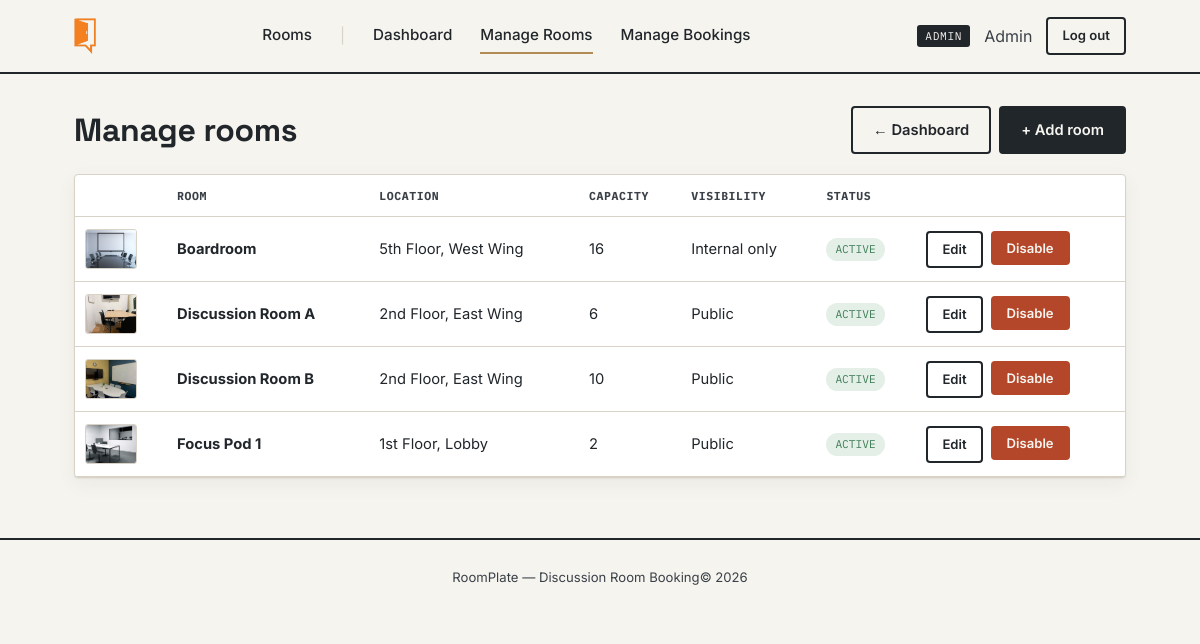
/admin/rooms.php (signed in), run on the app's committed database.
### tables this page shows
CREATE TABLE IF NOT EXISTS rooms (
    id INT AUTO_INCREMENT PRIMARY KEY,
    name VARCHAR(100) NOT NULL,
    location VARCHAR(150) NOT NULL,
    capacity INT NOT NULL DEFAULT 4,
    description TEXT,
    amenities VARCHAR(255),
    image_url VARCHAR(255),
    is_public TINYINT(1) NOT NULL DEFAULT 1,
    is_active TINYINT(1) NOT NULL DEFAULT 1,
    created_at TIMESTAMP DEFAULT CURRENT_TIMESTAMP
);

### includes/functions.php (called while the page is built, shortened)
<?php
function e($str) {
    return htmlspecialchars($str ?? '', ENT_QUOTES, 'UTF-8');
}

### admin/rooms.php (the view, shortened to what this page needs)
<?php
require_once __DIR__ . '/../includes/functions.php';
$rooms = $pdo->query('SELECT * FROM rooms ORDER BY is_active DESC, name')->fetchAll();
include __DIR__ . '/../includes/header.php';
?>
<div class="dash-header">
  <h1 class="mb-0">Manage rooms</h1>
  <div class="flex gap-8">
    <a href="/admin/dashboard.php" class="btn btn-outline">&larr; Dashboard</a>
    <a href="/admin/room_form.php" class="btn">+ Add room</a>
  </div>
</div>
<div class="panel" style="padding:0;">
  <table>
    <thead>
      <tr><th></th><th>Room</th><th>Location</th><th>Capacity</th><th>Visibility</th><th>Status</th><th></th></tr>
    </thead>
    <tbody>
      <?php foreach ($rooms as $r): ?>
        <tr>
          <td>
            <?php if ($r['image_url']): ?>
              <img src="<?= e($r['image_url']) ?>" alt="" style="width:52px; height:40px; object-fit:cover; border-radius:3px; border:1px solid var(--line);">
            <?php else: ?>
              <span class="text-muted" style="font-size:0.75rem;">—</span>
            <?php endif; ?>
          </td>
          <td><strong><?= e($r['name']) ?></strong></td>
          <td><?= e($r['location']) ?></td>
          <td><?= (int)$r['capacity'] ?></td>
          <td><?= $r['is_public'] ? 'Public' : 'Internal only' ?></td>
          <td><span class="status-pill <?= $r['is_active'] ? 'approved' : 'cancelled' ?>"><?= $r['is_active'] ? 'Active' : 'Disabled' ?></span></td>
          <td>
            <div class="flex gap-8">
              <a href="/admin/room_form.php?id=<?= $r['id'] ?>" class="btn btn-outline btn-small">Edit</a>
              <form method="post">
                <button type="submit" class="btn btn-small <?= $r['is_active'] ? 'btn-danger' : 'btn-approve' ?>">
                  <?= $r['is_active'] ? 'Disable' : 'Enable' ?>
                </button>
              </form>
            </div>
          </td>
        </tr>
      <?php endforeach; ?>
    </tbody>
  </table>
</div>
<?php include __DIR__ . '/../includes/footer.php'; ?>

### assets/css/style.css (style rules this page uses)
:root { --ink: #21262B; --ink-soft: #3A4048; --paper: #F6F4EF; --paper-dim: #EAE7DE; --line: #D8D3C6; --available: #3F7D58; --available-bg: #E4EFE7; --occupied: #B4472A; --occupied-bg: #F3E4DE; --pending: #A9822E; --pending-bg: #F2ECD9; --brass: #B08D57; --white: #FFFFFF; --font-display: 'Space Grotesk', sans-serif; --font-body: 'Inter', sans-serif; --font-mono: 'IBM Plex Mono', monospace; --radius: 4px; --shadow: 0 1px 2px rgba(33,38,43,0.06), 0 6px 20px rgba(33,38,43,0.05); }
* { box-sizing: border-box; }
html, body { margin: 0; padding: 0; background: var(--paper); color: var(--ink); font-family: var(--font-body); font-size: 16px; line-height: 1.5; }
a { color: inherit; text-decoration: none; }
img { max-width: 100%; display: block; }
h1, h2, h3, h4 { font-family: var(--font-display); font-weight: 700; margin: 0 0 0.4em; letter-spacing: -0.01em; }
.btn { display: inline-flex; align-items: center; justify-content: center; gap: 8px; padding: 11px 20px; font-family: var(--font-body); font-weight: 600; font-size: 0.92rem; border-radius: var(--radius); border: 2px solid var(--ink); background: var(--ink); color: var(--paper); cursor: pointer; transition: transform 0.12s ease, background 0.15s ease; }
.btn-outline { background: transparent; color: var(--ink); }
.btn-small { padding: 7px 14px; font-size: 0.82rem; }
.btn-danger { border-color: var(--occupied); background: var(--occupied); }
.panel { background: var(--white); border: 1px solid var(--line); border-radius: var(--radius); padding: 24px; box-shadow: var(--shadow); }
table { width: 100%; border-collapse: collapse; font-size: 0.92rem; }
th, td { text-align: left; padding: 12px 10px; border-bottom: 1px solid var(--line); }
th { font-family: var(--font-mono); font-size: 0.72rem; text-transform: uppercase; letter-spacing: 0.05em; color: var(--ink-soft); }
.status-pill { font-family: var(--font-mono); font-size: 0.7rem; text-transform: uppercase; padding: 3px 9px; border-radius: 20px; display: inline-block; }
.status-pill.approved { background: var(--available-bg); color: var(--available); }
.dash-header { display: flex; justify-content: space-between; align-items: center; padding: 32px 0 20px; }
.mb-0 { margin-bottom: 0; }
.flex { display: flex; }
.gap-8 { gap: 8px; }

### data on the page
rooms: image_url (picture), name "Boardroom", location "5th Floor, West Wing", capacity "16", is_public "Internal only", is_active "ACTIVE"
rooms: image_url (picture), name "Discussion Room A", location "2nd Floor, East Wing", capacity "6", is_public "Public", is_active "ACTIVE"
rooms: image_url (picture), name "Discussion Room B", location "2nd Floor, East Wing", capacity "10", is_public "Public", is_active "ACTIVE"
rooms: image_url (picture), name "Focus Pod 1", location "1st Floor, Lobby", capacity "2", is_public "Public", is_active "ACTIVE"

### other printed values
$user['role'] === 'admin' ? 'admin' : $user['user_type'] "ADMIN"
$user['name'] "Admin"
